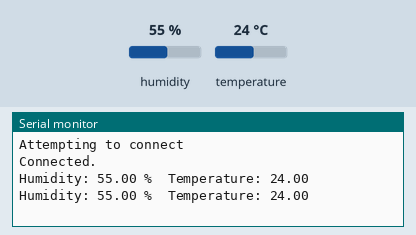
Recording of a sketch running on a simulated ESP8266 (NodeMCU). Shown: the last lines printed to the serial monitor. Inputs (shaded band) come from the test bench; at power-on: humidity 55 %, temperature 24 °C. WiFi joins after 1.5 s; servers stay silent unless stated.

Above: at 10.4 s.
10.5 s: humidity set to 22 %
At 13.4 s:
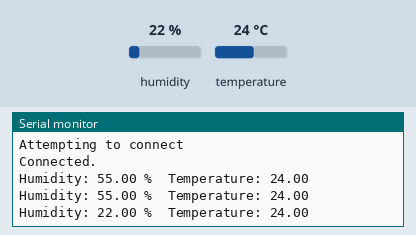
15.5 s: temperature set to 12 °C
At 17.9 s:
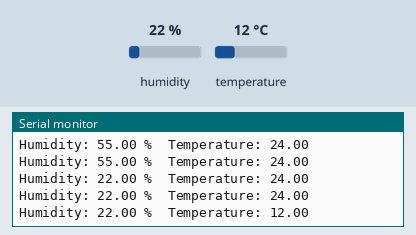
20.5 s: humidity set to 40 %
At 23.6 s:
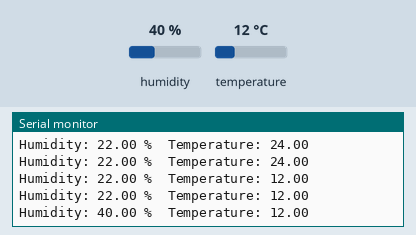
Timing chart, 0 to 25.1 s (numbered marks = the images above; inputs shaded):
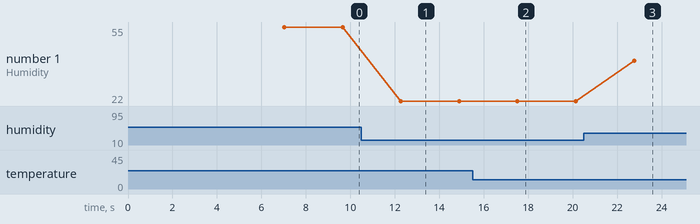

Measured:
- after the input at 10.5 s, the serial monitor: prints a new line after 1.8 s (image 1)
- after the input at 15.5 s, the serial monitor: prints a new line after 2.0 s (image 2)
- after the input at 20.5 s, the serial monitor: prints a new line after 2.3 s (image 3)
- plotted number 1: 55 → 22 after the input at 10.5 s, 22 → 40 after the input at 20.5 s

The sketch:

thingspeak-dht11.ino
```cpp
#include <ESP8266WiFi.h>
#include "ThingSpeak.h"
#include "DHT.h"
#define DHTPIN D1
// DHT11
#define DHTTYPE DHT11

// your network SSID (name)
const char* ssid = "********";
// your network password
const char* password = "********";

WiFiClient client;

unsigned long myChannelNumber = 19334061981;
const char* myWriteAPIKey = "5ZP22VSK8PTYVKYRR6Z";

DHT dht(DHTPIN, DHTTYPE);

void setup() {
  // Initialize serial
  Serial.begin(115200);
  dht.begin();
  WiFi.mode(WIFI_STA);
  // Initialize ThingSpeak
  ThingSpeak.begin(client);
}

void loop() {
  // Connect or reconnect to WiFi
  if (WiFi.status() != WL_CONNECTED) {
    Serial.print("Attempting to connect");
    while (WiFi.status() != WL_CONNECTED) {
      WiFi.begin(ssid, password);
      delay(5000);
    }
    Serial.println("\nConnected.");
  }
  delay(2000);
  float h = dht.readHumidity();

  // Read temperature as Celsius (the default)
  float t = dht.readTemperature();
  if (isnan(h) || isnan(t)) {
    Serial.println("Failed to read from DHT sensor!");
    return;
  }

  Serial.print("Humidity: ");
  Serial.print(h);
  Serial.print(" %\t");
  Serial.print("Temperature: ");
  Serial.println(t);

  int x = ThingSpeak.writeField(myChannelNumber, 1, t, myWriteAPIKey);
  int y = ThingSpeak.writeField(myChannelNumber, 2, h, myWriteAPIKey);
}
```
